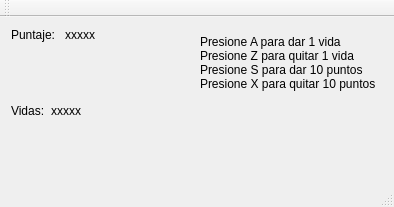
<?xml version="1.0" encoding="UTF-8"?>
<ui version="4.0">
 <class>MainWindow</class>
 <widget class="QMainWindow" name="MainWindow">
  <property name="windowModality">
   <enum>Qt::ApplicationModal</enum>
  </property>
  <property name="geometry">
   <rect>
    <x>0</x>
    <y>0</y>
    <width>394</width>
    <height>207</height>
   </rect>
  </property>
  <property name="windowTitle">
   <string notr="true">Juego</string>
  </property>
  <property name="animated">
   <bool>true</bool>
  </property>
  <property name="documentMode">
   <bool>false</bool>
  </property>
  <property name="dockNestingEnabled">
   <bool>true</bool>
  </property>
  <property name="dockOptions">
   <set>QMainWindow::AllowNestedDocks|QMainWindow::AllowTabbedDocks|QMainWindow::AnimatedDocks|QMainWindow::ForceTabbedDocks</set>
  </property>
  <widget class="QWidget" name="centralWidget">
   <layout class="QGridLayout" name="gridLayout_2">
    <item row="1" column="0" colspan="2">
     <layout class="QGridLayout" name="gridLayout" rowminimumheight="0" columnminimumwidth="0">
      <property name="sizeConstraint">
       <enum>QLayout::SetFixedSize</enum>
      </property>
      <property name="spacing">
       <number>0</number>
      </property>
     </layout>
    </item>
    <item row="2" column="0">
     <layout class="QFormLayout" name="formLayout_2">
      <item row="0" column="0">
       <widget class="QLabel" name="puntaje">
        <property name="text">
         <string>Puntaje: </string>
        </property>
       </widget>
      </item>
      <item row="0" column="1">
       <widget class="QLabel" name="puntaje2">
        <property name="text">
         <string>xxxxx</string>
        </property>
       </widget>
      </item>
     </layout>
    </item>
    <item row="2" column="1">
     <layout class="QVBoxLayout" name="verticalLayout_2">
      <item>
       <widget class="QLabel" name="info">
        <property name="text">
         <string>&lt;html&gt;&lt;head/&gt;&lt;body&gt;&lt;p&gt;Presione A para dar 1 vida&lt;br/&gt;Presione Z para quitar 1 vida&lt;br/&gt;Presione S para dar 10 puntos&lt;br/&gt;Presione X para quitar 10 puntos&lt;/p&gt;&lt;/body&gt;&lt;/html&gt;</string>
        </property>
       </widget>
      </item>
     </layout>
    </item>
    <item row="7" column="0">
     <layout class="QFormLayout" name="formLayout">
      <property name="sizeConstraint">
       <enum>QLayout::SetFixedSize</enum>
      </property>
      <item row="0" column="0">
       <widget class="QLabel" name="vidas">
        <property name="enabled">
         <bool>true</bool>
        </property>
        <property name="text">
         <string>Vidas:</string>
        </property>
        <property name="scaledContents">
         <bool>false</bool>
        </property>
       </widget>
      </item>
      <item row="0" column="1">
       <widget class="QLabel" name="vidas2">
        <property name="text">
         <string>xxxxx</string>
        </property>
       </widget>
      </item>
     </layout>
    </item>
   </layout>
  </widget>
  <widget class="QToolBar" name="mainToolBar">
   <attribute name="toolBarArea">
    <enum>TopToolBarArea</enum>
   </attribute>
   <attribute name="toolBarBreak">
    <bool>false</bool>
   </attribute>
  </widget>
  <widget class="QStatusBar" name="statusBar"/>
  <widget class="QMenuBar" name="menuBar">
   <property name="geometry">
    <rect>
     <x>0</x>
     <y>0</y>
     <width>394</width>
     <height>20</height>
    </rect>
   </property>
  </widget>
 </widget>
 <layoutdefault spacing="6" margin="11"/>
 <resources/>
 <connections/>
</ui>
